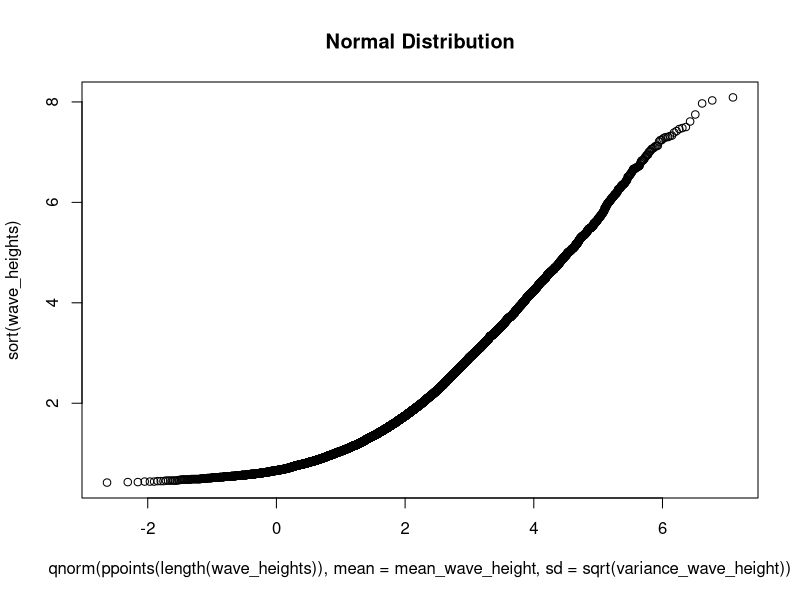
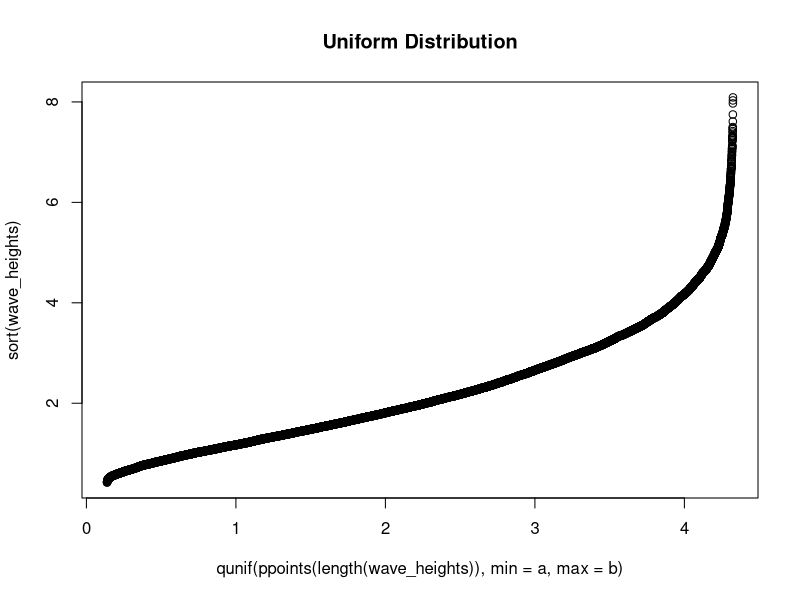
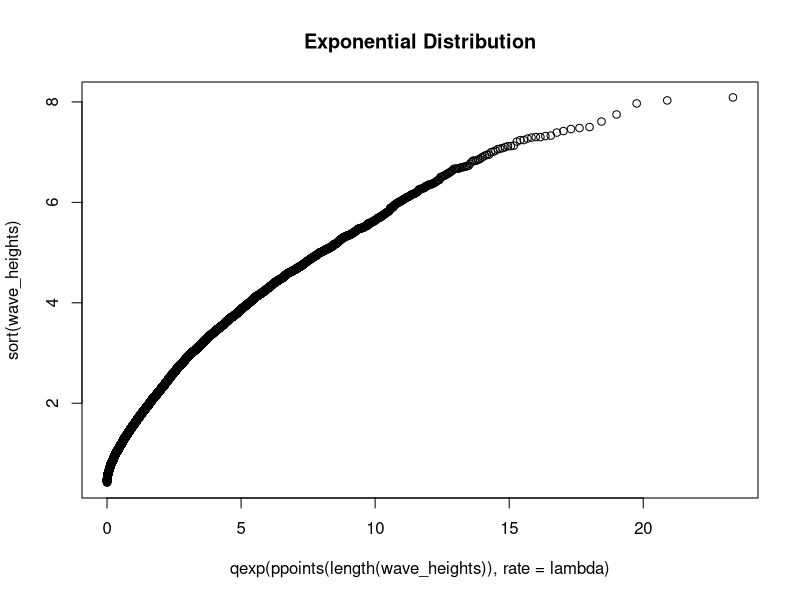
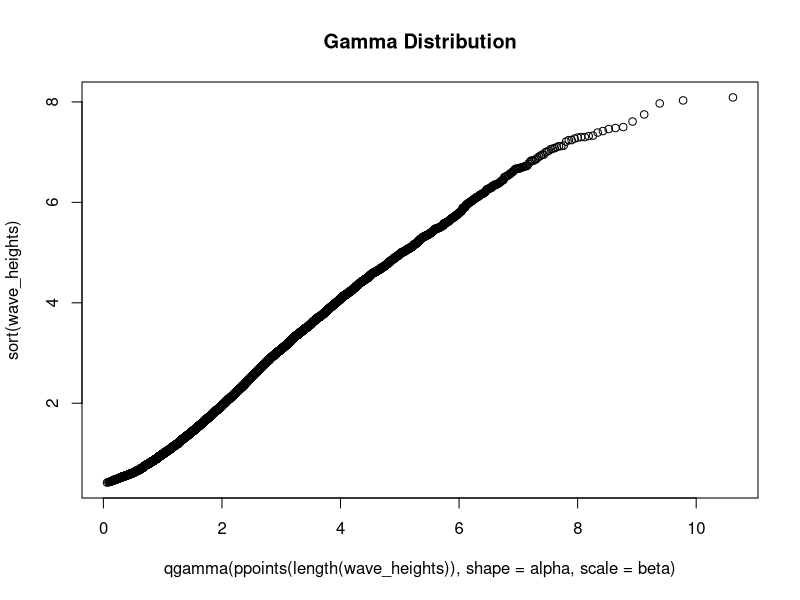
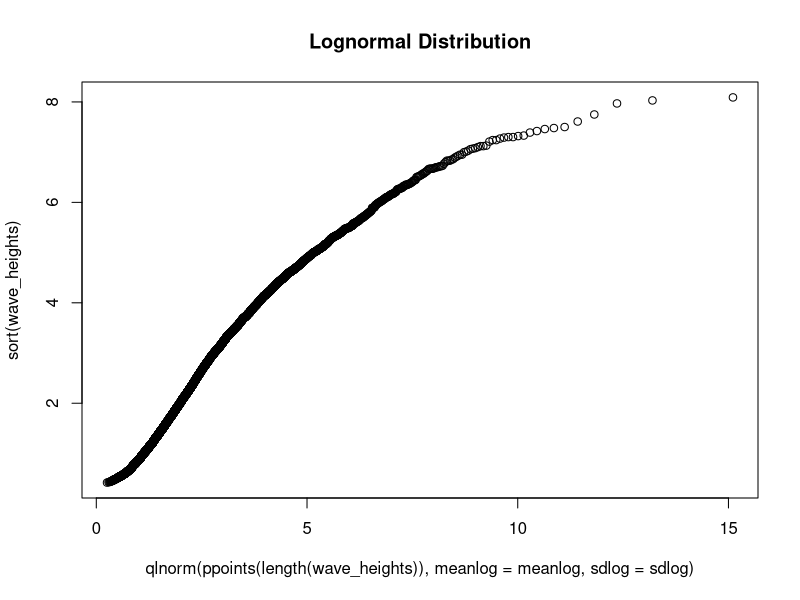
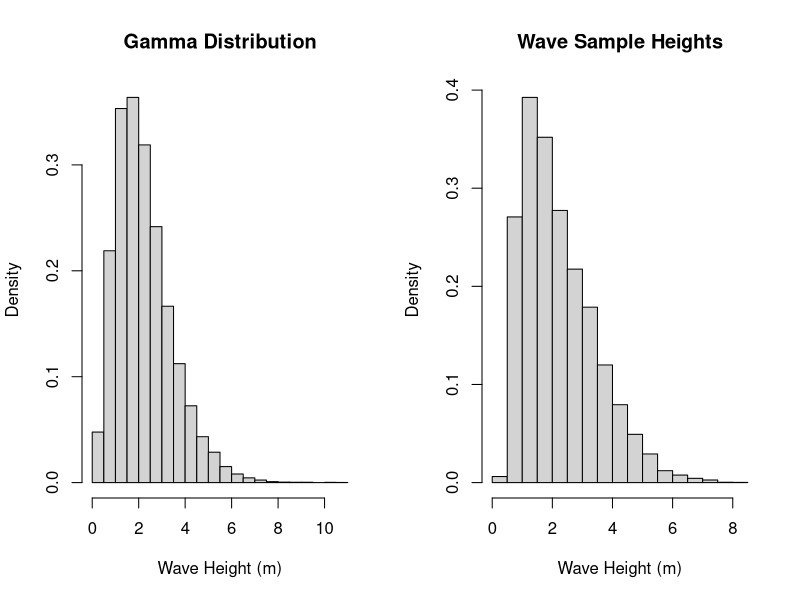

R code for these plots, in order:
## ---- chunk 1
knitr::opts_chunk$set(echo = TRUE)
## ---- chunk 2
wave_data <- read.csv("cape_elizabeth_2023_data.csv")
## ---- chunk 3
wave_data <- read.csv("cape_elizabeth_2023_data.csv")
wave_heights <- wave_data$significant_wave_height_meters

mean_wave_height <- mean(wave_heights, na.rm = TRUE)
variance_wave_height <- var(wave_heights, na.rm = TRUE)

cat("Mean wave height:", mean_wave_height, "meters\n")
cat("Variance of wave height:", variance_wave_height, "meters^2\n")
## ---- chunk 4
qqplot(
  qnorm(ppoints(length(wave_heights)), mean = mean_wave_height, sd = 
          sqrt(variance_wave_height)), sort(wave_heights),main = 
    "Normal Distribution")
## ---- chunk 5
c <- mean_wave_height
r <- sqrt(3 * variance_wave_height)
a <- c - r
b <- c + r

qqplot(
  qunif(ppoints(length(wave_heights)), min = a, max = b), sort(wave_heights),
  main = "Uniform Distribution")
## ---- chunk 6
lambda <- 1 / mean_wave_height

qqplot(
  qexp(ppoints(length(wave_heights)), rate = lambda),
  sort(wave_heights),
  main = "Exponential Distribution")
## ---- chunk 7
alpha <- (mean_wave_height^2) / variance_wave_height
beta <- variance_wave_height / mean_wave_height

qqplot(
  qgamma(ppoints(length(wave_heights)), shape = alpha, scale = beta),
  sort(wave_heights),
  main = "Gamma Distribution")
## ---- chunk 8
meanlog <- log(mean_wave_height / sqrt(1 + (variance_wave_height / (mean_wave_height^2))))
sdlog <- sqrt(log(1 + (variance_wave_height / (mean_wave_height^2))))

qqplot(
  qlnorm(ppoints(length(wave_heights)), meanlog = meanlog, sdlog = sdlog),
  sort(wave_heights),
  main = "Lognormal Distribution")
## ---- chunk 9

cat("I think the gamma distribution is the straightest line, so I believe it is
    the best fit for our sample data set")
## ---- chunk 10
par(mfrow = c(1, 2))

hist(rgamma(length(wave_heights), shape = alpha, scale = beta), 
     probability = TRUE, main = "Gamma Distribution", xlab = 
       "Wave Height (m)")

hist(wave_heights, probability = TRUE, main = "Wave Sample Heights", xlab = 
       "Wave Height (m)")

par(mfrow = c(1, 1))
## ---- chunk 11

prob_i <- pgamma(5, shape = alpha, scale = beta, lower.tail = FALSE)
cat("P(X >= 5):", prob_i, "\n")
## ---- chunk 12
prob_h <- qgamma(0.95, shape = alpha, scale = beta)
cat("P(X =< h) = 0.95:", prob_h, "meters\n")
